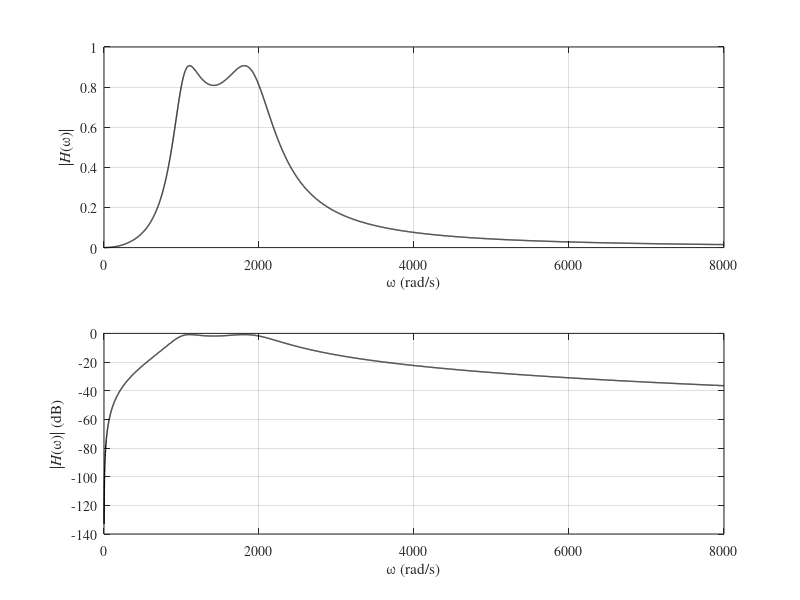

Here is the MATLAB script that generated this plot:
% Projete um filtro de Chebyshev passa-faixas que atenda as seguintes 
% especificações:
% - Permitir a passagem de sinais entre 1000 rad/s e 2000 rad/s com 
%   atenuação máxima de 1 dB;
% - Rejeitar sinais abaixo de 450 rad/s com atenuação mínima de 20 dB;
% - Rejeitar sinais acima de 4000 rad/s com atenuação mínima de 20 dB.

clc
clear
close all

%%Parâmetros do Passa-Faixas
wp1 = 1000;
wp2 = 2000;
ws1 = 450;
ws2 = 4000;
ap = 1;
as = 20;

%%Passo 1 - Determinar a frequencia da banda de rejeicao do passa-baixa
%%prototipo
ws_p_1 = (wp1*wp2 - ws1^2)/(ws1*(wp2 - wp1));
ws_p_2 = (ws2^2 - wp1*wp2)/(ws2*(wp2 - wp1));
ws_p = min(ws_p_1,ws_p_2);

% Passo 2 - Determinar a ordem do filtro passa-baixa protótipo
K = ceil(acosh(sqrt((10^(as/10)-1)/(10^(ap/10)-1)))/acosh(ws_p/1));

% Passo 3 - Determina os Polos do Filtro Protótipo
epsilon = sqrt(10^(ap/10)-1);
ii = 1:K;
pk = -1*sinh(asinh(1/epsilon)/K)*sin(pi*(2*ii-1)/(2*K))+...
     1j*1*cosh(asinh(1/epsilon)/K)*cos(pi*(2*ii-1)/(2*K));
 
% Passo 4 - Determina a Função de Transferência do Filtro Prototipo
H0 = (mod(K,2)==1)+(mod(K,2)==0)/sqrt(1+epsilon^2);
B = H0*prod(-pk);
A = poly(pk);

%%Passo 5 - Determinar os polos do filtro passa-faixa
a = 1;
b = -pk*(wp2 - wp1);
c = wp1*wp2;
pbar = [(-b + sqrt(b.^2 - 4*a*c))./(2*a),(-b - sqrt(b.^2 - 4*a*c))./(2*a)];

%%Passo 6 - Determinar funcao transferencia do passa-faixa
B = (H0)*((wp2-wp1)^K)*poly(zeros(K,1));
A = real(poly(pbar));

%%Passo 7 - Plotar a resposta em magnitude
omega = linspace(0,8000,8000);
H = polyval(B,1j*omega)./polyval(A,1j*omega);
subplot(2,1,1)
plot(omega,abs(H),'k','Linewidth',1.0)
grid on
xlabel('\omega (rad/s)')
ylabel('|{\itH}(\omega)|')
set(gca,'FontName','Times')
set(gca,'FontSize',10)
subplot(2,1,2)
plot(omega,20*log10(abs(H)),'k','Linewidth',1.0)
grid on
xlabel('\omega (rad/s)')
ylabel('|{\itH}(\omega)| (dB)')
set(gca,'FontName','Times')
set(gca,'FontSize',10)
